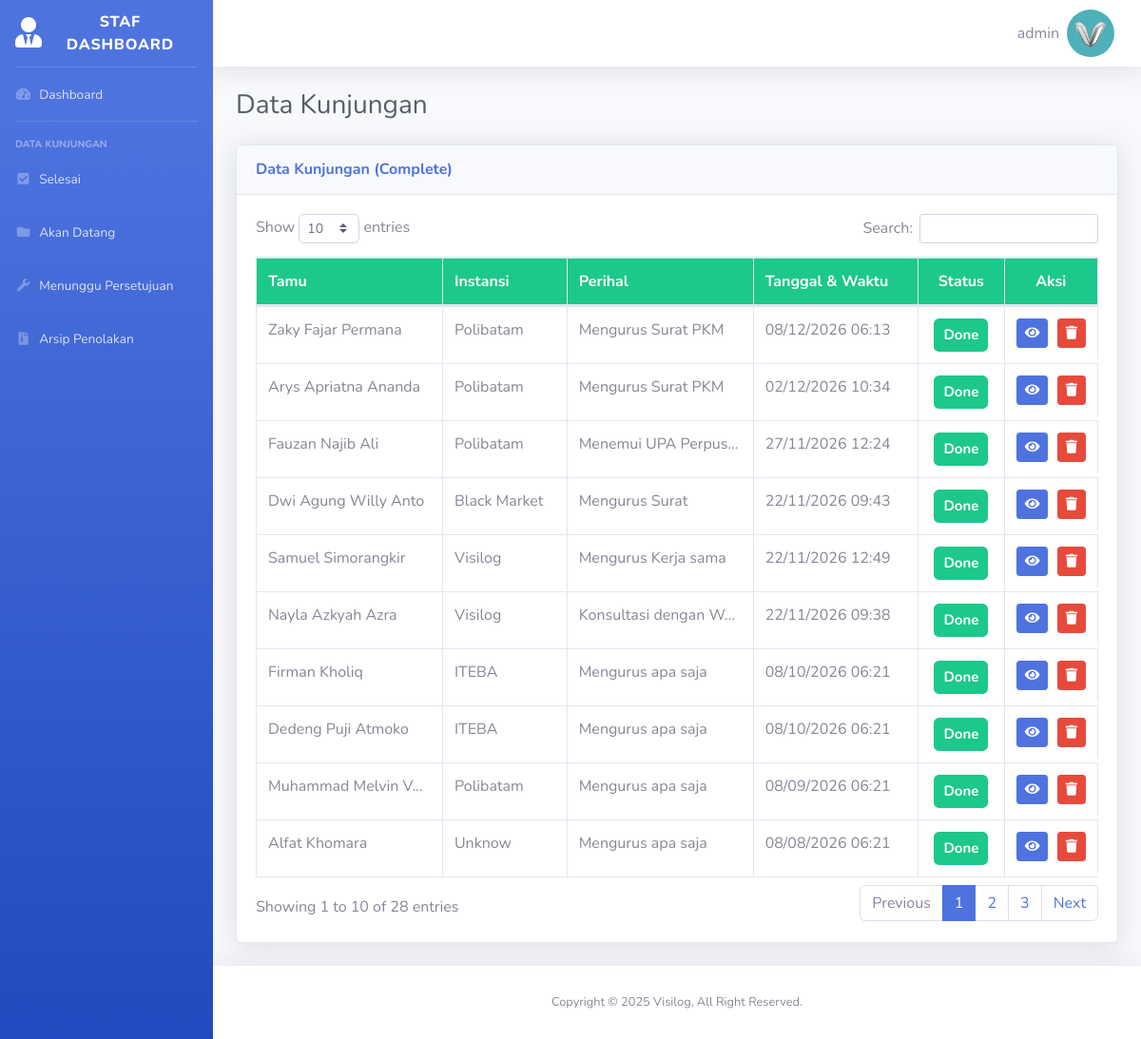
Screenshot of /kunjungan_selesai.php (signed in) with the database file from the repository.
### tables this page shows
CREATE TABLE `visit_data` (
  `id` int(11) NOT NULL,
  `guest_name` varchar(255) NOT NULL,
  `email` varchar(255) NOT NULL,
  `phone_number` varchar(255) NOT NULL,
  `company_name` varchar(255) NOT NULL,
  `visit_regards` enum('Urusan_surat','Urusan_keuangan','Urusan_umum','Urusan_sarana','Janji_temu_unit','Janji_temu_staf') NOT NULL,
  `visit_desc` varchar(255) NOT NULL,
  `id_unit` int(11) DEFAULT NULL,
  `id_staf` int(11) DEFAULT NULL,
  `visit_date` date NOT NULL,
  `time_in` time NOT NULL,
  `time_out` time NOT NULL,
  `status` enum('Pending','Done','Upcoming','Close','Now','Rejected') NOT NULL
);

### kunjungan_selesai.php (the view, shortened to what this page needs)
<?php include 'dashboard_template/header.php'; ?>
<body class="page-top">
    <div id="wrapper">
        <?php include 'dashboard_template/sidebar.php'; ?>
        <div id="content-wrapper" class="d-flex flex-column">
            <div id="content">
                <?php include 'dashboard_template/topbar.php'; ?>
                <div class="container-fluid">
                    <div class="d-sm-flex align-items-center justify-content-between mb-4">
                        <h1 class="h3 mb-0 text-gray-800">Data Kunjungan</h1>
                    </div>
                    <div class="card shadow mb-4">
                        <div class="card-header py-3">
                            <h6 class="m-0 font-weight-bold text-primary">Data Kunjungan (Complete)</h6>
                        </div>
                        <div class="card-body">
                            <div class="table-responsive">
                                <table class="table table-bordered" id="dataTable" width="100%" cellspacing="0">
                                    <thead class="thead bg-success text-white fw-bold">
                                        <tr>
                                            <th>Tamu</th>
                                            <th>Instansi</th>
                                            <th>Perihal </th>
                                            <th>Tanggal & Waktu</th>
                                            <th class="text-center">Status</th>
                                            <th class="text-center">Aksi</th>
                                        </tr>
                                    </thead>
                                    <tbody>
                                        <?php
                                        $sql = "SELECT * FROM visit_data WHERE `status` = 'Done' ORDER BY visit_date DESC";
                                        $query = mysqli_query($koneksi, $sql);
                                        foreach ($query as $data) {
                                        ?>
                                            <tr>
                                                <td><?= $data['guest_name']; ?></td>
                                                <td><?= $data['company_name']; ?></td>
                                                <td><?= $data['visit_desc']; ?></td>
                                                <td><?= date('d/m/Y', strtotime($data['visit_date'])); ?> <span><?= date('H:i', strtotime($data['time_in'])); ?></span></td>
                                                <td class="text-center">
                                                    <span class="badge badge-success" style="padding: 10px; font-size: 15px;">
                                                        <?= $data['status']; ?>
                                                    </span>
                                                </td>
                                                <td class="d-flex justify-content-between">
                                                    <a href="info.php?id=<?= $data['id'] ?>" class="btn btn-primary btn-sm" title="Info">
                                                        <i class=" fas fa-eye"></i>
                                                    </a>
                                                    <a href="proses_hapus.php?id=<?= $data['id'] ?>&redirect=kunjungan_selesai.php" class="btn btn-danger btn-sm" title="Hapus" onclick="return confirm('Apakah anda yakin ingin menghapus data ini?')">
                                                        <i class="fas fa-trash"></i>
                                                    </a>
                                                </td>
                                            </tr>
                                        <?php } ?>
                                    </tbody>
                                </table>
                            </div>
                        </div>
                    </div>
                </div>
            </div>
            <?php include 'dashboard_template/footer.php'; ?>
</body>

### dashboard_template/header.php (shortened to what this page needs)
<?php
$username = $_SESSION['username']
?>
<!DOCTYPE html>
<html lang="en">
<head>
    <link href="assets/vendor/fontawesome-free/css/all.min.css" rel="stylesheet" type="text/css">
    <link href="assets/css/sb-admin-2.css" rel="stylesheet">
    <link rel="stylesheet" href="assets/css/style2.css ">
    <link rel="stylesheet" href="assets/vendor/datatables/dataTables.bootstrap4.min.css">
</head>

### dashboard_template/sidebar.php
<ul class="navbar-nav bg-gradient-primary sidebar sidebar-dark accordion" id="accordionSidebar">
    <a class="sidebar-brand d-flex align-items-center justify-content-center" href="dashboard.php">
        <div class="sidebar-brand-icon">
            <i class="fas fa-user-tie"></i>
        </div>
        <div class="sidebar-brand-text mx-3">Staf Dashboard</div>
    </a>
    <hr class="sidebar-divider my-0">
    <li class="nav-item">
        <a class="nav-link" href="dashboard.php">
            <i class="fas fa-fw fa-tachometer-alt"></i>
            <span>Dashboard</span></a>
    </li>
    <hr class="sidebar-divider">
    <div class="sidebar-heading">
        Data Kunjungan
    </div>
    <li class="nav-item">
        <a class="nav-link collapsed" href="kunjungan_selesai.php">
            <i class="fas fa-fw fa-check-square"></i>
            <span>Selesai</span>
        </a>
    </li>
    <li class="nav-item">
        <a class="nav-link collapsed" href="kunjungan_berjalan.php">
            <i class="fas fa-fw fa-folder"></i>
            <span>Akan Datang</span>
        </a>
    </li>
    <li class="nav-item">
        <a class="nav-link collapsed" href="kunjungan_pending.php">
            <i class="fas fa-fw fa-wrench"></i>
            <span>Menunggu Persetujuan</span>
        </a>
    </li>
    <li class="nav-item">
    <a class="nav-link collapsed" href="arsip_kunjungan.php">
        <i class="fas fa-fw fa-file-archive"></i>
        <span>Arsip Penolakan</span>
    </a>
</li>
</ul>

### dashboard_template/topbar.php (shortened to what this page needs)
<nav class="navbar navbar-expand navbar-light bg-white topbar mb-4 static-top shadow">
    <ul class="navbar-nav ml-auto">
        <li class="nav-item dropdown no-arrow">
            <a class="nav-link dropdown-toggle" href="#" id="userDropdown" role="button"
                data-toggle="dropdown" aria-haspopup="true" aria-expanded="false">
                <span class="mr-2 d-none d-lg-inline text-gray-600 medium"><?= $username ?></span>
                <img class="img-profile rounded-circle" src="assets/img/Profile.png" style="width: auto; height: 50px;">
            </a>
        </li>
    </ul>
</nav>

### dashboard_template/footer.php (shortened to what this page needs)
<footer class="sticky-footer bg-white shadow">
    <div class="container my-auto">
        <div class="copyright text-center my-auto">
            <span>Copyright &copy; 2025 Visilog, All Right Reserved.</span>
        </div>
    </div>
</footer>
</div>
</div>
</body>

### assets/css/style2.css (style rules this page uses)
.table th, td { max-width: 165px; white-space: nowrap; overflow: hidden; text-overflow: ellipsis; }

### rows the page displays
visit_data: guest_name "Zaky Fajar Permana", company_name "Polibatam", visit_desc "Mengurus Surat PKM", visit_date "08/12/2026", time_in "06:13", status "Done"
visit_data: guest_name "Arys Apriatna Ananda", company_name "Polibatam", visit_desc "Mengurus Surat PKM", visit_date "02/12/2026", time_in "10:34", status "Done"
visit_data: guest_name "Fauzan Najib Ali", company_name "Polibatam", visit_desc "Menemui UPA Perpus…", visit_date "27/11/2026", time_in "12:24", status "Done"
visit_data: guest_name "Dwi Agung Willy Anto", company_name "Black Market", visit_desc "Mengurus Surat", visit_date "22/11/2026", time_in "09:43", status "Done"
visit_data: guest_name "Samuel Simorangkir", company_name "Visilog", visit_desc "Mengurus Kerja sama", visit_date "22/11/2026", time_in "12:49", status "Done"
visit_data: guest_name "Nayla Azkyah Azra", company_name "Visilog", visit_desc "Konsultasi dengan W…", visit_date "22/11/2026", time_in "09:38", status "Done"
visit_data: guest_name "Firman Kholiq", company_name "ITEBA", visit_desc "Mengurus apa saja", visit_date "08/10/2026", time_in "06:21", status "Done"
visit_data: guest_name "Dedeng Puji Atmoko", company_name "ITEBA", visit_desc "Mengurus apa saja", visit_date "08/10/2026", time_in "06:21", status "Done"
visit_data: guest_name "Muhammad Melvin V…", company_name "Polibatam", visit_desc "Mengurus apa saja", visit_date "08/09/2026", time_in "06:21", status "Done"
visit_data: guest_name "Alfat Khomara", company_name "Unknow", visit_desc "Mengurus apa saja", visit_date "08/08/2026", time_in "06:21", status "Done"

### other values shown
$username "admin"
